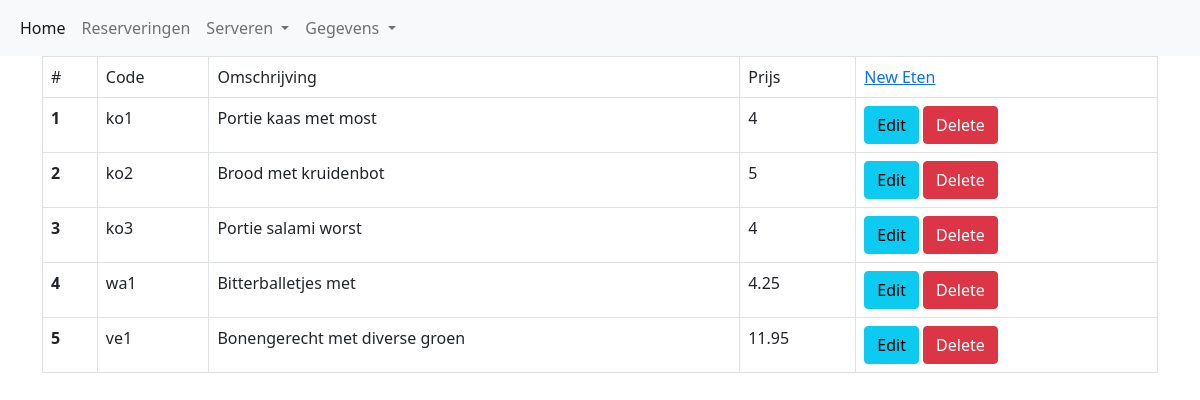
Screenshot of /eten.php with the database file from the repository.
### tables this page shows
CREATE TABLE `menuitems` (
  `ID` int(11) NOT NULL,
  `Code` varchar(3) NOT NULL,
  `Naam` varchar(255) NOT NULL,
  `Prijs` double NOT NULL,
  `gerechtsoort_ID` int(11) NOT NULL
);

### eten.php (the view, shortened to what this page needs)
<?php
include 'header.php';
include_once 'config.php';
$sql="SELECT ID,code,naam,prijs FROM menuitems";
$result=mysqli_query($link, $sql);
?>
<!DOCTYPE html>
<html lang="en">
<head>
    <link href="https://cdn.jsdelivr.net/npm/bootstrap@5.1.3/dist/css/bootstrap.min.css" rel="stylesheet">
</head>
<body>
<div class="container">
<div class="page-header">
<table class='table table-hover table-responsive table-bordered'>
        <tr class="listheader">
            <td>#</td>
            <td>Code</td>
            <td>Omschrijving</td>
            <td>Prijs</td>
            <td><a href="CRUD/create_eten.php" class="link"> New Eten</a></div>
        <?php if($result->num_rows > 0): ?>
<?php while($row=mysqli_fetch_array($result)) : ?>
    <tr>
        <th scope="row"> <?php echo $row['ID']; ?></th>
        <td><?php echo $row['code']; ?></td>
        <td><?php echo $row['naam']; ?></td>
        <td><?php echo $row['prijs']; ?></td>
        <td><a class="btn btn-info" href="CRUD/update_eten.php?ID=<?php echo $row['ID']; ?>">Edit</a>
        <a class="btn btn-danger" href="CRUD/delete_eten.php?ID=<?php echo $row['ID']; ?>">Delete</a></td>
    </tr>
        <?php endwhile; ?>
        <?php else: ?>
        <?php endif; ?>
    </div>
</body>
</html>

### rows the page displays
menuitems: ID "1", Code "ko1", Naam "Portie kaas met most", Prijs "4"
menuitems: ID "2", Code "ko2", Naam "Brood met kruidenbot", Prijs "5"
menuitems: ID "3", Code "ko3", Naam "Portie salami worst", Prijs "4"
menuitems: ID "4", Code "wa1", Naam "Bitterballetjes met", Prijs "4.25"
menuitems: ID "5", Code "ve1", Naam "Bonengerecht met diverse groen", Prijs "11.95"
